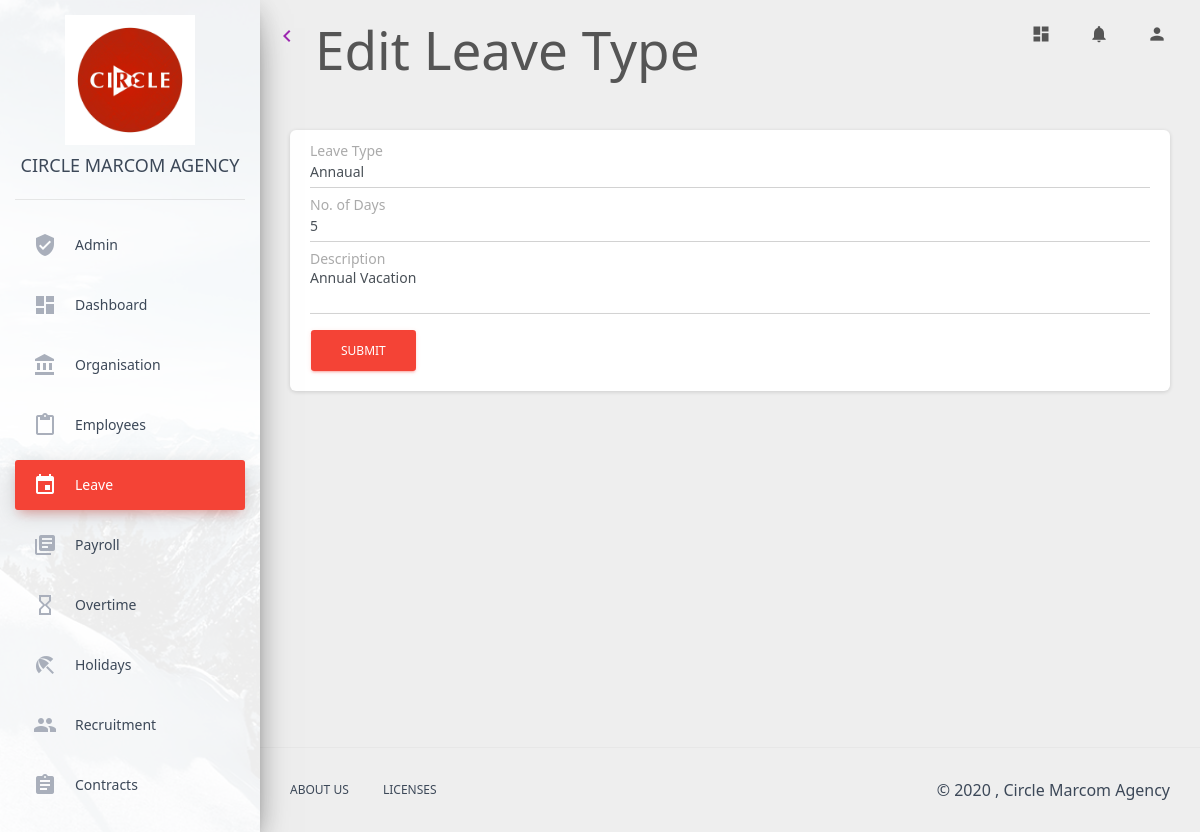
The page /leave/edit_type/1/ (signed in) on the database its author committed.
### leave/models.py (models this page shows, shortened)
class Leave_Types(models.Model):
    leave_type = models.CharField(max_length=45)
    leave_days = models.IntegerField()
    description = models.TextField()

### leave/views.py (the view)
# urls.py: path('edit_type/<int:id>/', views.edit_leave_type_page, name="edit_leave_type_page"),
@login_required
def edit_leave_type_page(request, id):
    if not request.user.is_authenticated:
        return render(request, 'ems_auth/login.html', {"message": None})
    leave = Leave_Types.objects.get(pk=id)
    print("Description: ", leave.description)
    context = {
        "leave_page": "active",
        "leave": leave
    }
    return render(request, 'leave/edit_leave_type.html', context)

### employees/models.py (called while the page is built)
    @property
    def position(self):
        return self.organisationdetail.position.name

### ems_auth/models.py (called while the page is built)
    @property
    def get_unread_notifications(self):
        return self.notification_set.filter(status="Unread")

### leave/templates/leave/edit_leave_type.html (shortened to what this page needs)
{%extends 'solitonems/base.html'%}
{% load humanize %}
{% load static %}
{% block page_title %}
<h1>Edit Leave Type</h1>
{% endblock %}
{%block content%}
<div class="content">
    <div class="container-fluid">
        <div class="card animated fadeInUp">
            <div class="card-body">
                <form method="post" action="{% url 'edit_leave_type' leave.id %}">
                    <div class="form-group">
                        <label>Leave Type</label>
                        <input class="form-control" type="text" name="leave_type" value={{leave.leave_type}} required/>
                    </div>
                    <div class="form-group">
                        <label>No. of Days</label>
                        <input class="form-control" type="text" name="no_of_days" value={{leave.leave_days}} required/>
                    </div>
                    <div class="form-group">
                        <label>Description</label>
                        <textarea class="form-control" name="description" required>{{leave.description}}</textarea>
                    </div>
                    <input type="submit" value="submit" class="btn btn-danger"/>
                </form>
            </div>
        </div>
    </div>
</div>
{%endblock%}

### rows shown on the page
Leave_Types: leave_type "Annaual", no_of_days "5", description "Annual Vacation"
